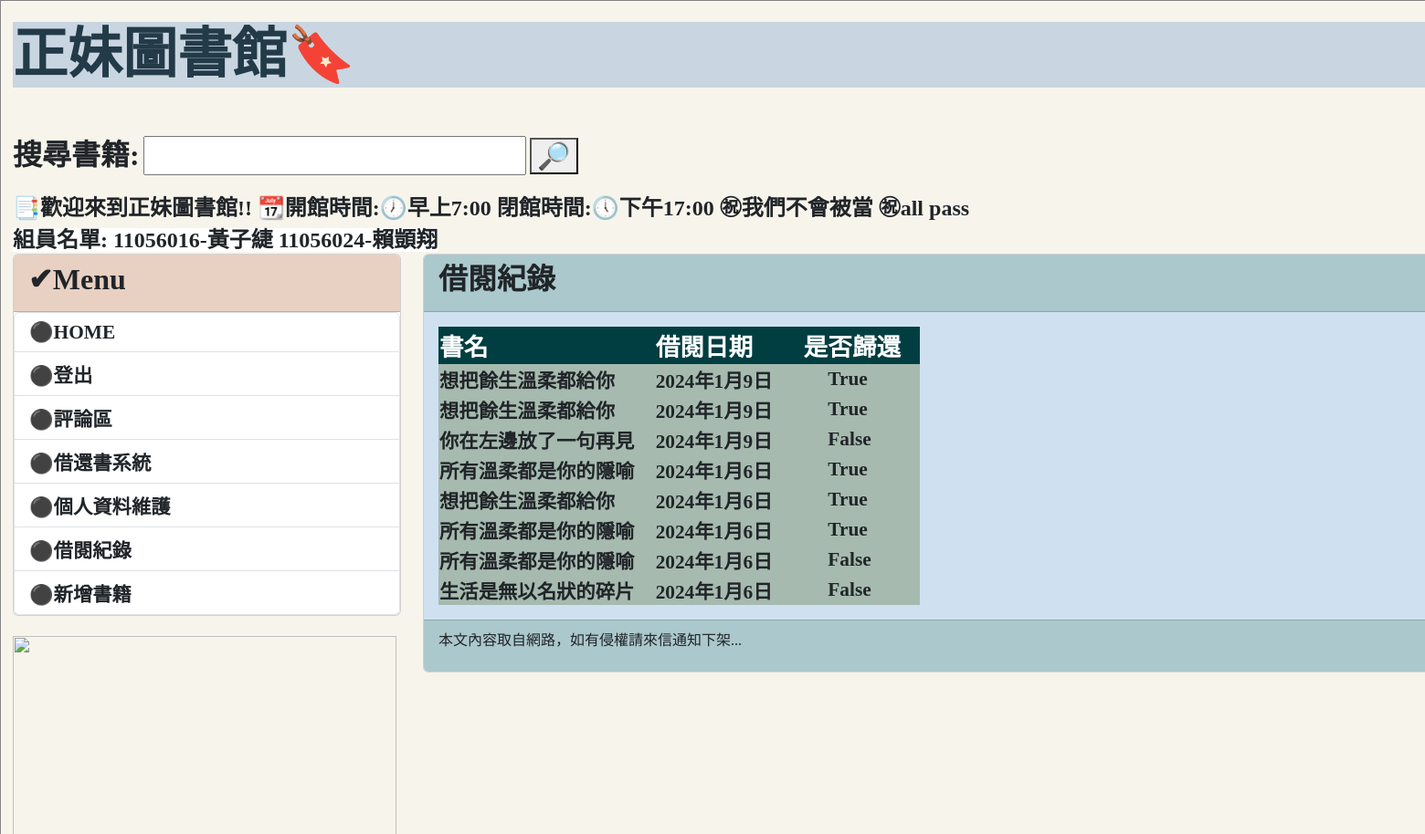
/borrowlist/ (signed in, upper part), run on an earlier commit of the app's database.
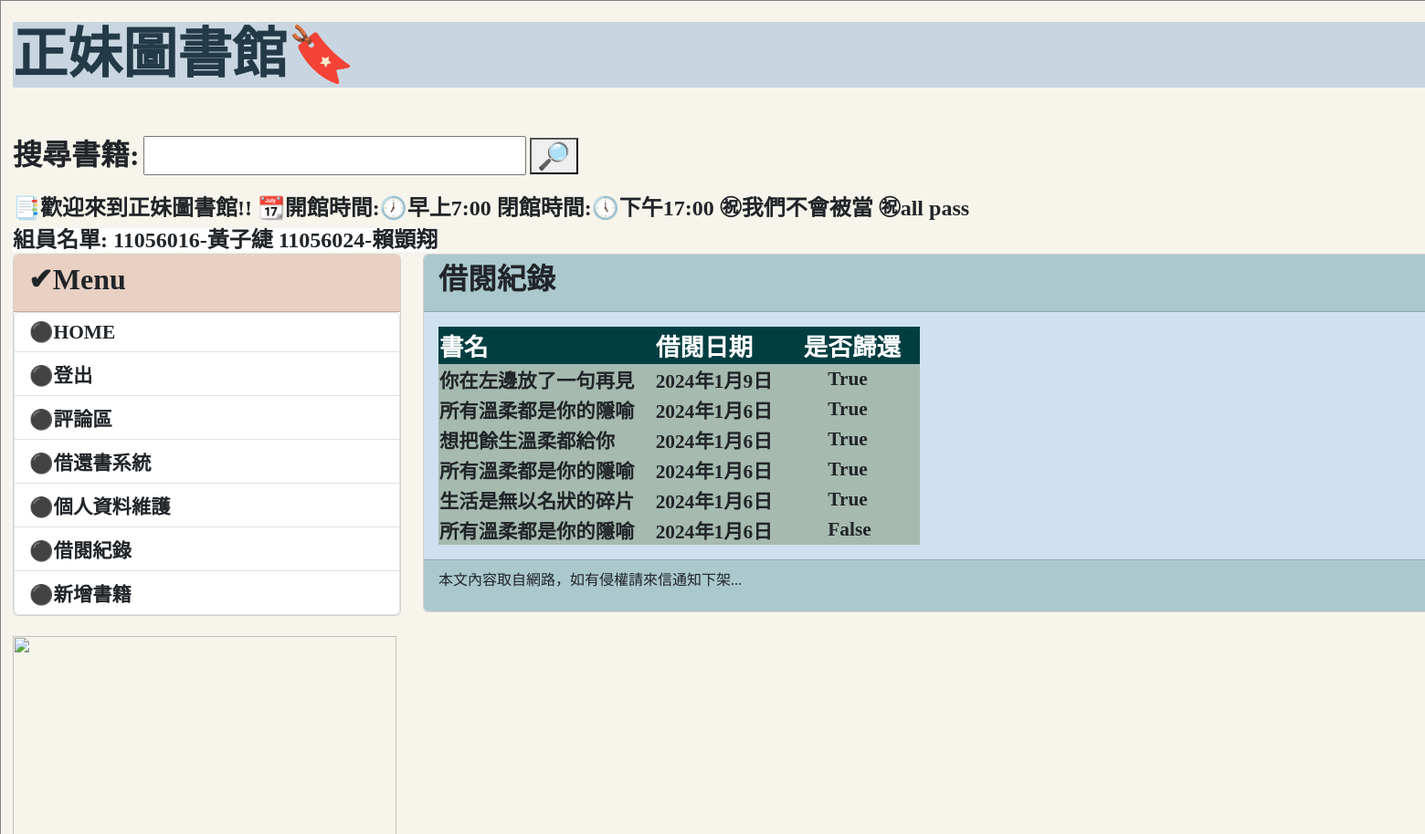
And on a later commit of the database.
### mysite/models.py (models this page shows, shortened)
class BorrowingRecord(models.Model):
    user = models.ForeignKey(User, on_delete=models.CASCADE,null=True)
    book = models.ForeignKey(Post, on_delete=models.CASCADE)
    borrowing_date = models.DateField(auto_now_add=True)
    actual_return_date = models.DateField(null=True, blank=True)
    is_returned = models.BooleanField(default=False)

class Post(models.Model):
    title = models.CharField(max_length=200)
    slug = models.CharField(max_length=200)
    body = models.TextField()
    pub_date = models.DateTimeField(auto_now_add=True)
    isBorrow = models.BooleanField(("外借中"),default=True)
    class Meta:
        ordering = ('-pub_date',)

### mysite/views.py (the view)
# urls.py: path('borrowlist/',mv.getBorrowListByUser,name='borrowList'),
@login_required
def getBorrowListByUser(request):
    borrowList=BorrowingRecord.objects.filter(user=request.user).order_by('-borrowing_date','-is_returned')
    return render(request,'getBorrowList.html',locals())

### templates/getBorrowList.html (shortened to what this page needs)
{% extends "base.html" %}
{% block headmessage %}
<div style="display: flex;justify-content: space-between; align-items: center;">
    <h3 style='font-family:微軟正黑體;font-weight:bold;font-size:24pt'>借閱紀錄</h3>
</div>
{%endblock headmessage%}
{% block content%}
{% if borrowList %}
    <table>
        <tr>
            <td style='font-family:微軟正黑體; font-weight:bold;font-size:20pt;background-color:#013E41;color:ffffff'>書名&nbsp;</td>
            <td style='font-family:微軟正黑體; font-weight:bold;font-size:20pt;background-color:#013E41;color:ffffff'>借閱日期&nbsp;</td>
            <td style='font-family:微軟正黑體; font-weight:bold;font-size:20pt;background-color:#013E41;color:ffffff'>是否歸還&nbsp;&nbsp;&nbsp;</td>
        </tr>
        {% for l in borrowList %}
            <tr>
                <td style='font-family:微軟正黑體; font-weight:bold;font-size:16pt;background-color:#A6BAAF'>{{ l.book.title }}&nbsp;&nbsp;&nbsp;&nbsp;</td>
                <td style='font-family:微軟正黑體; font-weight:bold;font-size:16pt;background-color:#A6BAAF'>{{ l.borrowing_date }}&nbsp;&nbsp;&nbsp;&nbsp;&nbsp;&nbsp;</td>
                {% now "Y-m-d" as current_datetime %}
                <td style='font-family:微軟正黑體; font-weight:bold;font-size:16pt;background-color:#A6BAAF'>&nbsp;&nbsp;&nbsp;&nbsp;&nbsp;{{ l.is_returned}}</td>
            </tr>
        {% endfor %}
    </table>
{% else %}
    <p>尚未有借閱資料</p>
{% endif %}
{% endblock content %}

What changed in the data, as far as the page shows it:
removed BorrowingRecord: book "想把餘生溫柔都給你", borrowing_date "2024年1月9日", is_returned "True"
removed BorrowingRecord: book "想把餘生溫柔都給你", borrowing_date "2024年1月9日", is_returned "True"
changed BorrowingRecord "你在左邊放了一句再見": is_returned "False" → "True"
changed BorrowingRecord "生活是無以名狀的碎片": is_returned "False" → "True"; moves up the list
